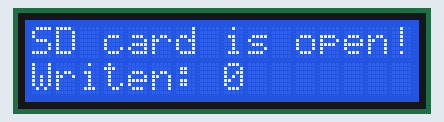
Bench run of a sketch on a simulated Arduino Uno, built with avr-gcc and run on an emulated ATmega328P. Parts: 16×2 character LCD. Storage starts empty.

Above: at 0.25 s.
At 5.11 s:
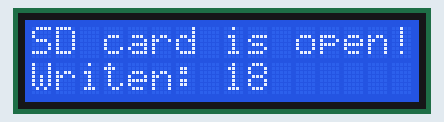
At 9.99 s:
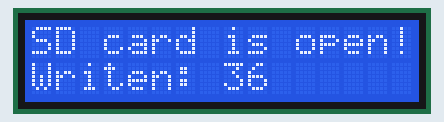
At 20.0 s:
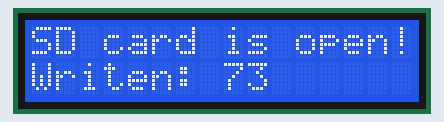
At 29.76 s:
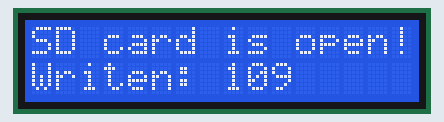
At 39.81 s:
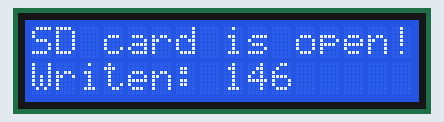

The sketch:

nano_sd_card.ino
```cpp
#include <SD.h>
#include <LiquidCrystal_I2C.h>

static const int cs_pin = 4;
static bool sd_connected = false;
static uint32_t i = 0;
static const String file_name = "log.txt";

LiquidCrystal_I2C lcd(0x27, 16, 2);

void setup() {
  lcd.init();
  lcd.backlight();

  pinMode(cs_pin, OUTPUT);

  if (SD.begin(cs_pin)) {
    lcd.print("SD card is open!");
    sd_connected = true;
    if (SD.exists(file_name)) {
      SD.remove(file_name);
    }
  } else {
    lcd.print("No SD card!");
  }
}

void loop() {

  if (i == 200) {
    lcd.setCursor(0, 1);
    lcd.print("Record stopped");
    while (true) {}
  }

  if (sd_connected) {
    File log_file = SD.open(file_name, FILE_WRITE);
    if (log_file) {
      log_file.println(i);
      lcd.setCursor(0, 1);
      lcd.print("Writen: ");
      lcd.print(i);
      log_file.close();
    }
  }

  i++;
  delay(250);
}
```
